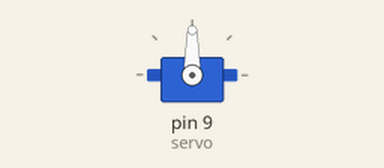
A sketch run on a simulated Arduino Uno, built with avr-gcc and run on an emulated ATmega328P. Parts: servo.

Above: at 0.05 s.
Timing chart, 0 to 4.6 s (numbered marks = the images above):
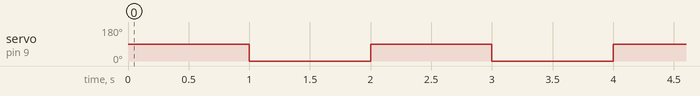

Measured:
- by itself, servo on pin 9 (servo): alternates 90° for 1.0 s and 0° for 1.0 s

The sketch:

0510.ino
```cpp
#include <Servo.h> // 서보 라이브러리를 불러옴

Servo myservo; // 서보를 제어할 서보 오브젝트를 만든다
int servo = 9;

void setup()
{
  myservo.attach(servo);
  myservo.write(0); // 0도로 세팅
}

void loop()
{
  myservo.write(90); // 90도
  delay(1000);
  myservo.write(0); // 0도
  delay(1000);
}
```
